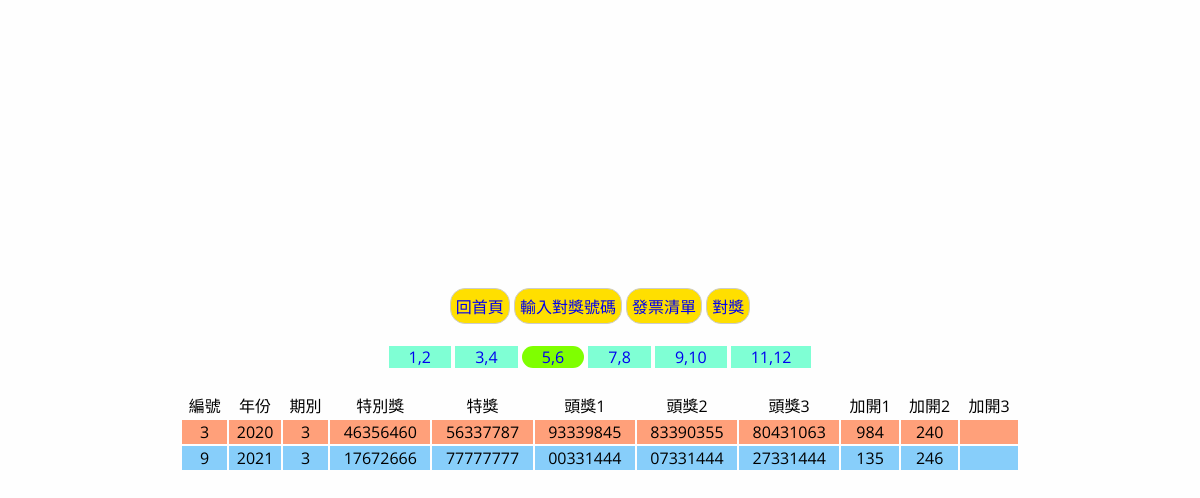
Screenshot of /query.php with the database file from the repository.
### tables this page shows
CREATE TABLE `award` (
  `id` int(10) UNSIGNED NOT NULL,
  `year` int(4) UNSIGNED NOT NULL,
  `period` int(1) UNSIGNED NOT NULL,
  `super` int(8) UNSIGNED NOT NULL,
  `special` int(8) UNSIGNED NOT NULL,
  `top1` int(8) UNSIGNED NOT NULL,
  `top2` int(8) UNSIGNED NOT NULL,
  `top3` int(8) UNSIGNED NOT NULL,
  `other1` int(3) UNSIGNED NOT NULL,
  `other2` int(3) UNSIGNED DEFAULT NULL,
  `other3` int(3) UNSIGNED DEFAULT NULL
);

### query.php (the view, shortened to what this page needs)
<!DOCTYPE html>
<html lang="zh-TW">
<head>
    <link rel=stylesheet href="./css/style.css">
    <?php
      include "./h/db.php";
    ?>
</head>
<body>
<?php
        $key = ["id", "year", "period", "super", "special", "top1", "top2", "top3", "other1", "other2", "other3"];
        $tit = ["編號", "年份", "期別", "特別獎", "特獎", "頭獎1", "頭獎2", "頭獎3", "加開1", "加開2", "加開3"];
        $period = ceil(date("n") / 2);
    ?>
    <div class="cent">
        <div>
            <a class="hear" href="./index.php">回首頁</a>
            <a class="hear" href="./invoice.php">輸入對獎號碼</a>
            <a class="hear" href="./list.php">發票清單</a>
            <a class="hear" href="./award.php">對獎</a>
        </div>
        <br>
        <div>
            <a class="mon <?=($period==1)?'nowmon':'';?>" href="./query.php?code=1">1,2</a>
            <a class="mon <?=($period==2)?'nowmon':'';?>" href="./query.php?code=2">3,4</a>
            <a class="mon <?=($period==3)?'nowmon':'';?>" href="./query.php?code=3">5,6</a>
            <a class="mon <?=($period==4)?'nowmon':'';?>" href="./query.php?code=4">7,8</a>
            <a class="mon <?=($period==5)?'nowmon':'';?>" href="./query.php?code=5">9,10</a>
            <a class="mon <?=($period==6)?'nowmon':'';?>" href="./query.php?code=6">11,12</a>
        </div>
        <br>
        <?php
            $sql = "select * from `award` where `period` = $period order by `year` asc";
            $dbdata = $pdo->query($sql);
            if (!$dbdata) {
                echo "<pre>";print_r($pdo->errorInfo());"</pre>";
                echo "<br>".$sql;
            } else {
                echo "<table class='tb1'>";
                echo "<tr>";
                for($i = 0; $i < sizeof($key); $i++) {
                    echo "<td>";
                    echo $tit[$i];
                    echo "</td>";
                }
                echo "</tr>";
                foreach($dbdata as $val) {
                    echo "<tr>";
                    for($i = 0; $i < sizeof($key); $i++) {
                        echo "<td>";
                        if (($key[$i] == "other1") || ($key[$i] == "other2") || ($key[$i] == "other3")) {
                            if ($val[$key[$i]] != 0) {
                                echo sprintf("%03d", $val[$key[$i]]);
                            } else {
                                echo "";
                            }
                        } else {
                            if (($key[$i] == "super") || ($key[$i] == "special") || ($key[$i] == "top1")
                                || ($key[$i] == "top2") || ($key[$i] == "top3")) {
                                echo sprintf("%08d", $val[$key[$i]]);
                            } else {
                                echo $val[$key[$i]];
                            }
                        }
                        echo "</td>";
                    }
                    echo "</tr>";
                }
                echo "</table>";
            }
        ?>
    </div>
</body>
</html>

### css/style.css (style rules this page uses)
body { margin : 0; font-family: 'Open Sans', Arial, 'Noto Sans TC', 'Microsoft JhengHei', sans-serif; background: #fefefe; }
.hear { padding: 5px; border: 1px solid #ccc; border-radius: 15px; background: rgb(255, 223, 0); }
.cent { display : flex; flex-flow: column; justify-content: center; align-items: center; height: 95vh; }
a { display: inline-block; text-decoration: none; }
table { text-align: center; width: 100%; }
.tb1 { width: 70%; }
tr:nth-child(even) { background: lightsalmon; }
tr:not(:first-child) + tr:nth-child(odd) { background: lightskyblue ; }
.mon { padding: 0 20px; background-color: aquamarine; }
.nowmon { border-radius: 15px; background: chartreuse; }

### rows the page displays
award: id "3", year "2020", period "3", super "46356460", special "56337787", top1 "93339845", top2 "83390355", top3 "80431063", other1 "984", other2 "240"
award: id "9", year "2021", period "3", super "17672666", special "77777777", top1 "00331444", top2 "07331444", top3 "27331444", other1 "135", other2 "246"

### other values shown
$tit[$i] "編號"
$tit[$i] "年份"
$tit[$i] "期別"
$tit[$i] "特別獎"
$tit[$i] "特獎"
$tit[$i] "頭獎1"
$tit[$i] "頭獎2"
$tit[$i] "頭獎3"
$tit[$i] "加開1"
$tit[$i] "加開2"
$tit[$i] "加開3"
